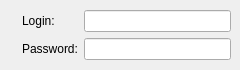
<ui version="4.0" >
 <author></author>
 <comment></comment>
 <exportmacro></exportmacro>
 <class>AIMSettings</class>
 <widget class="QWidget" name="AIMSettings" >
  <property name="geometry" >
   <rect>
    <x>0</x>
    <y>0</y>
    <width>240</width>
    <height>70</height>
   </rect>
  </property>
  <property name="windowTitle" >
   <string>WengoPhone - AIM/ICQ Settings</string>
  </property>
  <layout class="QGridLayout" >
   <property name="margin" >
    <number>9</number>
   </property>
   <property name="spacing" >
    <number>6</number>
   </property>
   <item row="0" column="0" >
    <widget class="QLabel" name="label" >
     <property name="text" >
      <string/>
     </property>
     <property name="pixmap" >
      <pixmap resource="../wengophone.qrc" >:/pics/protocol_aim.png</pixmap>
     </property>
    </widget>
   </item>
   <item row="0" column="1" >
    <layout class="QGridLayout" >
     <property name="margin" >
      <number>0</number>
     </property>
     <property name="spacing" >
      <number>6</number>
     </property>
     <item row="1" column="0" >
      <widget class="QLabel" name="passwordLabel" >
       <property name="text" >
        <string>Password:</string>
       </property>
      </widget>
     </item>
     <item row="1" column="1" >
      <widget class="QLineEdit" name="passwordLineEdit" />
     </item>
     <item row="0" column="1" >
      <widget class="QLineEdit" name="loginLineEdit" />
     </item>
     <item row="0" column="0" >
      <widget class="QLabel" name="loginLabel" >
       <property name="text" >
        <string>Login:</string>
       </property>
      </widget>
     </item>
    </layout>
   </item>
  </layout>
 </widget>
 <pixmapfunction></pixmapfunction>
 <resources>
  <include location="../wengophone.qrc" />
 </resources>
 <connections/>
</ui>
